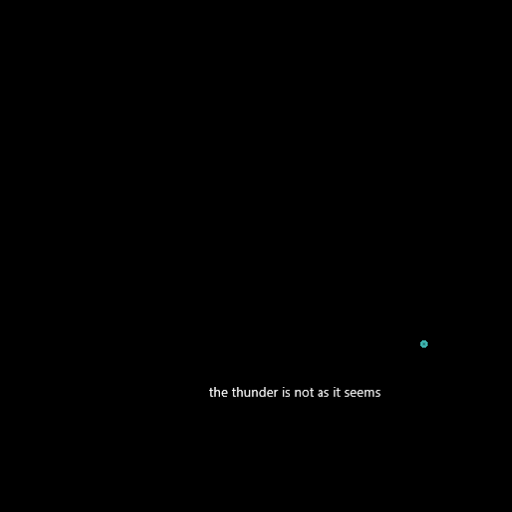

Tiled map render using the project's own tile images. Description and the map definition, with tile-layer contents summarised, below:
An orthogonal 32x32 tile map with 16x16 px tiles, 2 tile layers (Ground Terrain, Above0), 1 hidden layer not drawn.

<map version="1.5" tiledversion="1.7.2" orientation="orthogonal" renderorder="right-down" width="32" height="32" tilewidth="16" tileheight="16" infinite="0" nextlayerid="10" nextobjectid="1">
 <editorsettings>
  <export target="The Void.json" format="json" />
 </editorsettings>
 <tileset firstgid="1" source="roguelikeSheet.tsx" />
 <layer id="8" name="Region:The Void:" width="32" height="32" visible="0" locked="1">
  <data>[1024 cells, 1024 non-empty, 1 distinct tile ids]</data>
 </layer>
 <layer id="9" name="Ground Terrain" width="32" height="32">
  <data>[1024 cells, 0 non-empty, 0 distinct tile ids]</data>
 </layer>
 <layer id="1" name="Above0" width="32" height="32">
  <data>[1024 cells, 12 non-empty, 12 distinct tile ids]</data>
 </layer>
</map>
